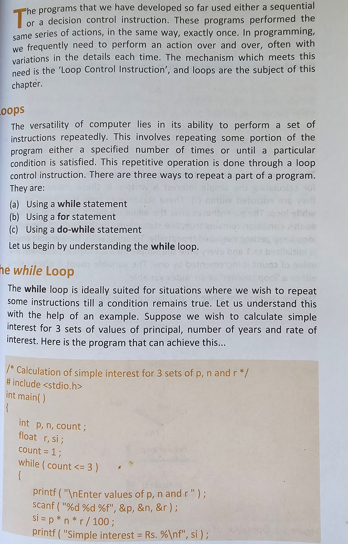
#> input picture images/cbook2.png, 348 x 544 px
$ jupyter execute --allow-errors Untitled-1.ipynb
#> lines starting #> are read from the running program, lines starting #| are printed output that depends on the picture; after the words box and inside, x2 and y2 are one past the last pixel; in counts of white or black regions, pixels touching at a corner belong together
#first

[cell 1]
import pytesseract
pytesseract.pytesseract.tesseract_cmd= r"C:\Program Files\Tesseract-OCR\tesseract.exe"

[cell 2]
import cv2
import matplotlib.pyplot as plt
import numpy as np

[cell 3]
filenames = 'cbook2.png'
img_path = f"images/{filenames}"
img = cv2.imread(img_path)
#> img is the input picture: shape (544, 348, 3); mean B, G, R 184.9, 183.6, 184.2

[cell 4]
# creating data of right size
def Display(im_path):

#> called with im_path = 'images/cbook2.png'
    dpi = 80
    im_data = plt.imread(im_path)
    if len(im_data.shape) == 3:
        height, width, depth = im_data.shape  # Color image (height, width, depth)
#> height = 544; width = 348; depth = 4
    else:
        height, width = im_data.shape  # Grayscale image (height, width)
        depth = None

    # What size does the figure need to be in inches to fit the image?
    figsize = width / float(dpi), height / float(dpi)
#> figsize = (4.35, 6.8)

    # Create a figure of the right size with one axes that takes up the full figure
    fig = plt.figure(figsize=figsize)
    ax = fig.add_axes([0, 0, 1, 1])

    # Hide spines, ticks, etc.
    ax.axis('off')

    # Display the image.
    ax.imshow(im_data, cmap='gray')

    plt.show()

[cell 5]
Display(img_path)

#> (a cell that did not finish here is left out)

# Invert Image

[cell 7]
invert_image = cv2.bitwise_not(img)
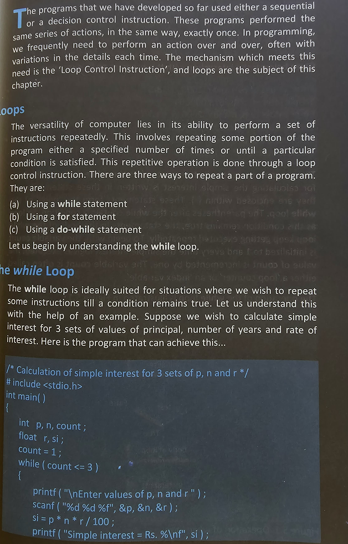
#> invert_image: shape (544, 348, 3); mean B, G, R 70.1, 71.4, 70.8
cv2.imwrite(f"temp/inverted{filenames}" , invert_image)
#> Out = True

[cell 8]
Display(f"temp/inverted{filenames}")

## binarization

[cell 9]
# this meanse Greyscaling the image like increasing hue and all
def binarization(img):
    return cv2.cvtColor(img , cv2.COLOR_BGR2GRAY)
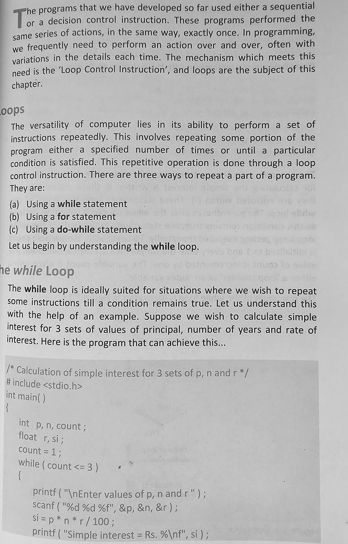
#> returned value: shape (544, 348); min 17, max 254, mean 183.9

[cell 10]
grey_image = binarization(img)
cv2.imwrite(f"temp/grey{filenames}" , grey_image)
#> Out = True

[cell 11]
Display(f"temp/grey{filenames}")

## Decreasing the thresh

[cell 12]
thresh ,im_bw = cv2.threshold(grey_image,210,230,cv2.THRESH_BINARY)
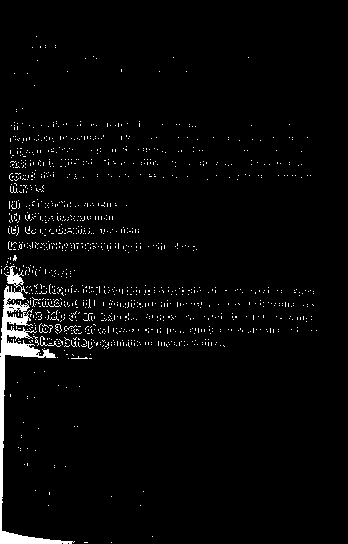
#> im_bw: shape (544, 348); values 0 (black) and 230 (white), 2.8% white; 1241 white regions (1235 under 20 px), largest, box (x1, y1, x2, y2) and area: (0, 266, 75, 544) 2731, (40, 336, 61, 347) 44, (55, 324, 62, 333) 22, (10, 186, 18, 193) 21, (71, 356, 88, 359) 21, (39, 323, 48, 333) 20
cv2.imwrite(f"temp/bw{filenames}" , grey_image)
#> Out = True

[cell 13]
Display(f"temp/bw{filenames}")

# Noice Removal

[cell 14]
def noise_removal(image):
    kernel = np.ones((1,1) , np.uint8)
    image = cv2.dilate(image, kernel , iterations=1)
    kernel = np.ones((1,1) , np.uint8)
    image = cv2.erode(image , kernel , iterations=1)
    image = cv2.morphologyEx(image , cv2.MORPH_CLOSE , kernel)
    image = cv2.medianBlur(image , 3)
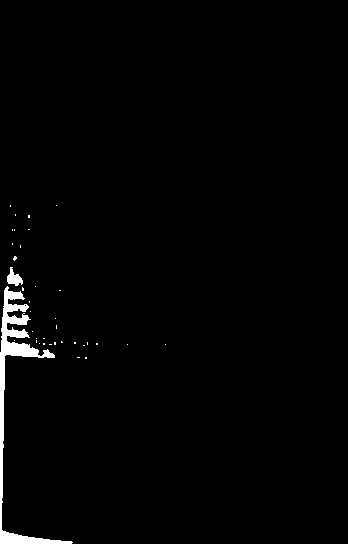
#> image: shape (544, 348); values 0 (black) and 230 (white), 1.5% white; 37 white regions (35 under 20 px), largest, box (x1, y1, x2, y2) and area: (0, 286, 73, 544) 2502, (7, 267, 23, 286) 166
    return (image)

[cell 15]
no_noice = noise_removal(im_bw)
cv2.imwrite(f"temp/no_noise{filenames}" , no_noice)
#> Out = True

[cell 16]
Display(f"temp/no_noise{filenames}")

$ run again, with images/book2.png copied over images/cbook2.png
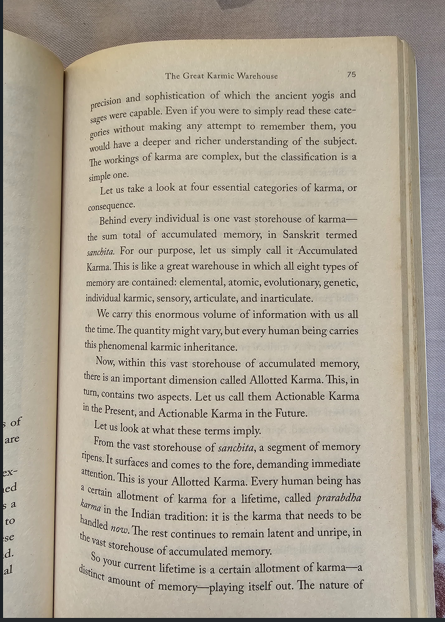
#> input picture images/book2.png, 445 x 622 px
#> img is the input picture: shape (622, 445, 3); mean B, G, R 151.9, 166.5, 174.8
#> `invert_image = cv2.bitwise_not(img)`:
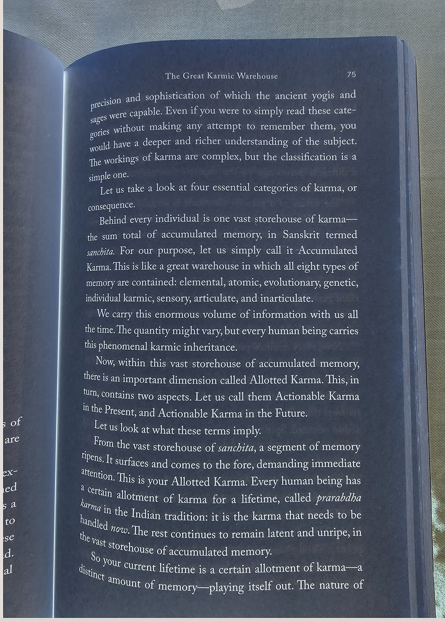
#> invert_image: shape (622, 445, 3); mean B, G, R 103.1, 88.5, 80.2
#> `cv2.imwrite(f"temp/inverted{filenames}" , invert_image)`: Out = True
#> im_data: shape (622, 445, 3) float32
#> im_data: shape (622, 445) float32
#> `thresh ,im_bw = cv2.threshold(grey_image,210,230,cv2.THRESH_BINARY)`:
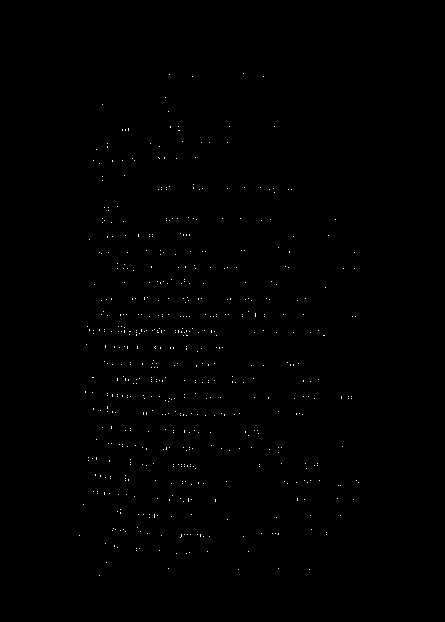
#> im_bw: shape (622, 445); values 0 (black) and 230 (white), 0.26% white in thin lines or dots, all inside (x1, y1, x2, y2) = (79, 73, 359, 576)
#> image: shape (622, 445); every value is 0
#> im_data: shape (622, 445) float32; every value is 0
